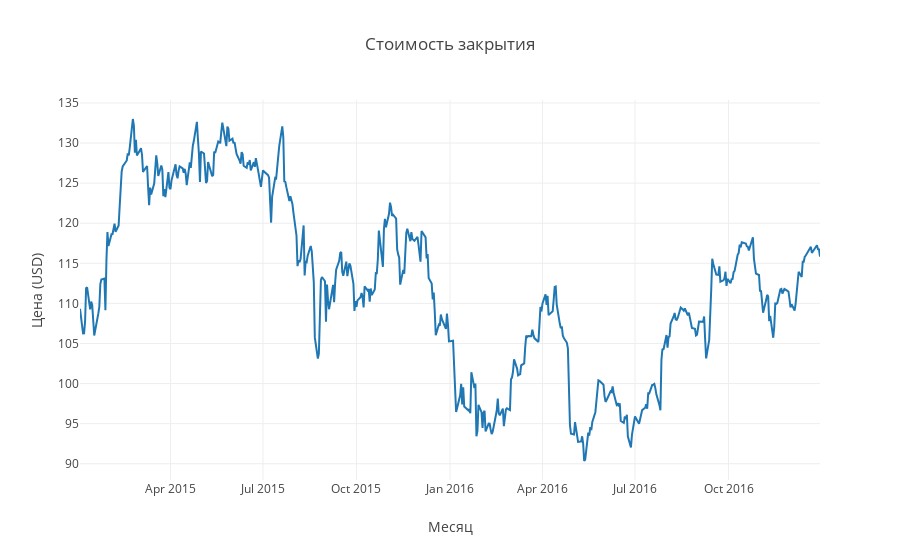

This figure's notebook cell:
### Code cell
data = []
asset_df = market_train_df[(market_train_df['assetCode'] == 'AAPL.O') & (market_train_df['time_d'] > '2015-01-01') & (market_train_df['time_d'] < '2017-01-01')]

data.append(go.Scatter(
        x = asset_df['time'].dt.strftime(date_format='%Y-%m-%d').values,
        y = asset_df['close'].values,
        name = asset
    ))
layout = go.Layout(dict(title = "Стоимость закрытия",
                  xaxis = dict(title = 'Месяц'),
                  yaxis = dict(title = 'Цена (USD)'),
                  ),legend=dict(
                orientation="h"))
py.iplot(dict(data=data, layout=layout), filename='basic-line')

### Figure 1 — Plotly figure (JSON) as saved in the notebook; plotly's stock layout.template omitted (floating-point values rounded to 4 significant figures; data arrays with more than 128 entries replaced by an {"elided": "..."} marker saying what was removed)
{"data": [{"name": "Freeport-McMoRan Inc", "type": "scatter", "uid": "8faa6c0d-9686-4649-81d3-2a56b2ec7bf5", "x": {"elided": "504 str values"}, "y": {"elided": "504 float values"}}], "layout": {"legend": {"orientation": "h"}, "title": {"text": "Стоимость закрытия"}, "xaxis": {"title": {"text": "Месяц"}}, "yaxis": {"title": {"text": "Цена (USD)"}}}}
